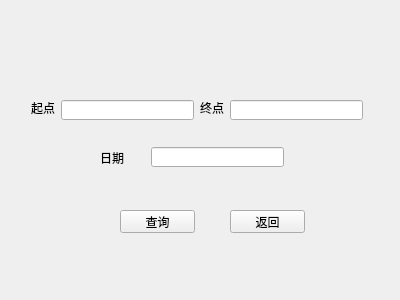
<?xml version="1.0" encoding="UTF-8"?>
<ui version="4.0">
 <class>findtrain</class>
 <widget class="QWidget" name="findtrain">
  <property name="geometry">
   <rect>
    <x>0</x>
    <y>0</y>
    <width>400</width>
    <height>300</height>
   </rect>
  </property>
  <property name="windowTitle">
   <string>Form</string>
  </property>
  <widget class="QLabel" name="label_2">
   <property name="geometry">
    <rect>
     <x>200</x>
     <y>100</y>
     <width>24</width>
     <height>16</height>
    </rect>
   </property>
   <property name="text">
    <string>终点</string>
   </property>
  </widget>
  <widget class="QLabel" name="label">
   <property name="geometry">
    <rect>
     <x>31</x>
     <y>100</y>
     <width>24</width>
     <height>16</height>
    </rect>
   </property>
   <property name="text">
    <string>起点</string>
   </property>
  </widget>
  <widget class="QLineEdit" name="lineEditdestination">
   <property name="geometry">
    <rect>
     <x>230</x>
     <y>100</y>
     <width>133</width>
     <height>20</height>
    </rect>
   </property>
  </widget>
  <widget class="QPushButton" name="pushButtonresearch">
   <property name="geometry">
    <rect>
     <x>120</x>
     <y>210</y>
     <width>75</width>
     <height>23</height>
    </rect>
   </property>
   <property name="text">
    <string>查询</string>
   </property>
  </widget>
  <widget class="QPushButton" name="pushButtonreturn">
   <property name="geometry">
    <rect>
     <x>230</x>
     <y>210</y>
     <width>75</width>
     <height>23</height>
    </rect>
   </property>
   <property name="text">
    <string>返回</string>
   </property>
  </widget>
  <widget class="QLineEdit" name="lineEditdeparture">
   <property name="geometry">
    <rect>
     <x>61</x>
     <y>100</y>
     <width>133</width>
     <height>20</height>
    </rect>
   </property>
  </widget>
  <widget class="QLineEdit" name="lineEditdate">
   <property name="geometry">
    <rect>
     <x>151</x>
     <y>147</y>
     <width>133</width>
     <height>20</height>
    </rect>
   </property>
  </widget>
  <widget class="QLabel" name="label_3">
   <property name="geometry">
    <rect>
     <x>100</x>
     <y>150</y>
     <width>24</width>
     <height>16</height>
    </rect>
   </property>
   <property name="text">
    <string>日期</string>
   </property>
  </widget>
 </widget>
 <resources/>
 <connections/>
</ui>
